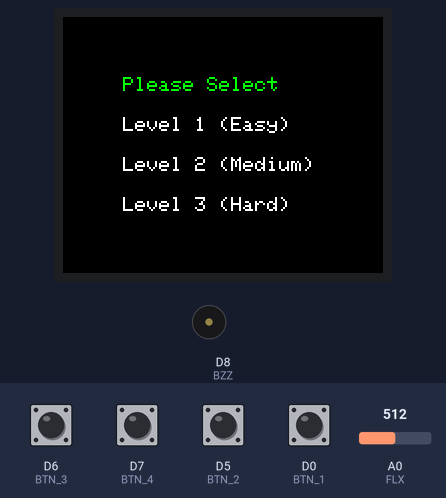
Recording of a sketch running on a simulated ESP8266 (NodeMCU). Parts: 160×128 colour display, buzzer (waves = sounding). The test bench sets the inputs (shaded band); at power-on: D0 (BTN_1), D5 (BTN_2), D6 (BTN_3), D7 (BTN_4) HIGH, A0 (FLX) = 512. Random numbers use the default seed unless the sketch sets one; what the sketch prints to the serial monitor is not drawn.

Above: at 1.3 s.
1.4 s: D6 (BTN_3) pulled LOW for 0.15 s
At 2.67 s:
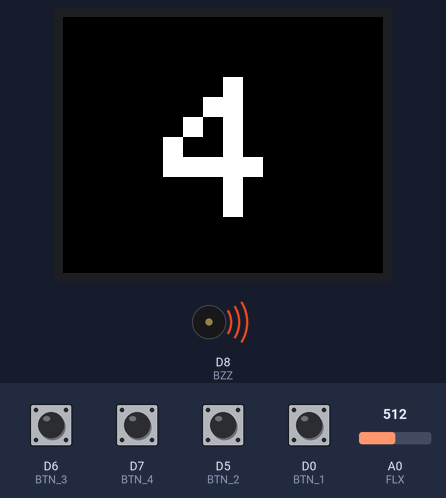
At 3.9 s:
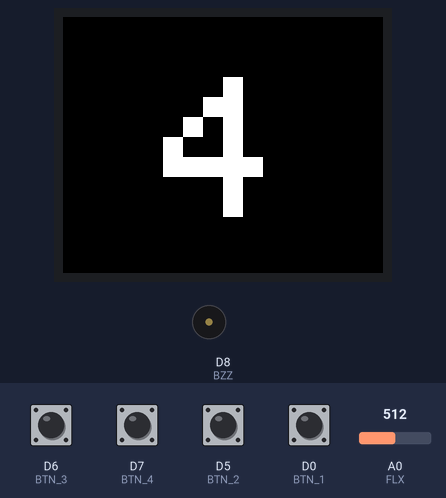
4.2 s: D7 (BTN_4) pulled LOW for 0.15 s
At 6.1 s:
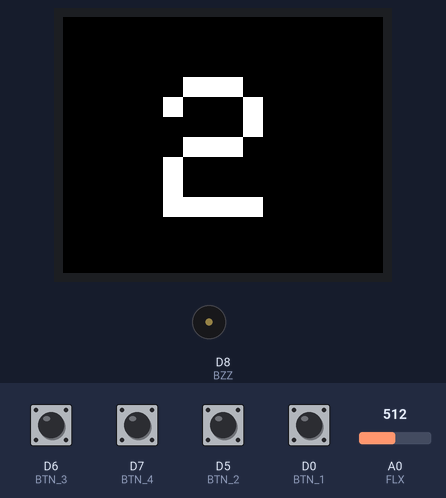
Timing chart, 0 to 7.6 s (numbered marks = the images above; inputs shaded):
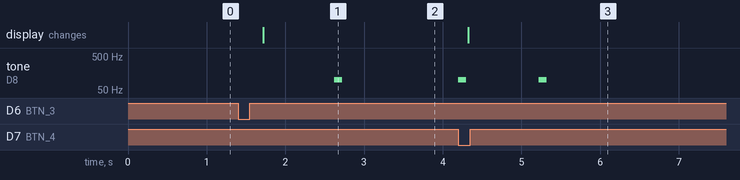

The sketch:

source.ino
```cpp
#include <Adafruit_GFX.h>    //!! Core graphics library
#include <Adafruit_ST7735.h> //!! Hardware-specific library for ST7735
#include <Adafruit_ST7789.h> //!! Hardware-specific library for ST7789
#include <SPI.h>

//!! LCD pin
#define TFT_CS D4
#define TFT_RST D3
#define TFT_DC D2
#define TFT_MOSI D1
#define TFT_SCLK RX

//!! Flex pin
#define FLX A0

//!! Button pin
#define BTN_1 D0
#define BTN_2 D5
#define BTN_3 D6
#define BTN_4 D7

//!! Buzzer pin
#define BZZ D8

// Constant
#define FLEX_VALUE 380
#define FLEX_DIVIDE_VALUE 15

//!! For ST7735-based displays, we will use this call
Adafruit_ST7735 tft = Adafruit_ST7735(TFT_CS, TFT_DC, TFT_MOSI, TFT_SCLK, TFT_RST);

int flx;
int btn1;
int btn2;
int btn3;
int btn4;
int btn1_old = 1;
int buzzerState = 0;

//int oldPage = -1;
int currentPage = 0;
int score = 0;
int roundCount = 0;
int stateBtnPress = LOW;
int randNum = 0;

int timePerLevel = 10;
int scorePerTime = 10;

//home 0
//level_1 1
//level_2 2
//level_3 3
//score 4

void setup(void) {
  Serial.begin(9600);

  //!! init TFT LCD
  tft.initR(INITR_BLACKTAB);
  tft.setRotation(1);
  tft.fillScreen(ST77XX_BLACK);
  // tftPrintAllNum();
  // tftPrintSingleNum(1);
  // tftPrintSingleNum(2);
  // tftPrintSingleNum(3);
  // tftPrintSingleNum(4);

  //!! init Flex Sensor
  pinMode(FLX, INPUT);

  //!! init Button
  pinMode(BTN_1, INPUT);
  pinMode(BTN_2, INPUT_PULLUP);
  pinMode(BTN_3, INPUT_PULLUP);
  pinMode(BTN_4, INPUT_PULLUP);

  tftPrintHome();
}

void loop() {
  flx = analogRead(FLX);
  btn1 = digitalRead(BTN_1);
  btn2 = digitalRead(BTN_2);
  btn3 = digitalRead(BTN_3);
  btn4 = digitalRead(BTN_4);

  process();

//  tftPrintSingleNum(4); // test print number
//  tftPrintHome(); // test print home page
//  tftPrintLevel(); // test print level page
//  tftPrintScore(); // test print score page
//  delay(10000); // test time

  Serial.printf("btn1: %d, btn2: %d, btn3: %d, btn4: %d, flx: %d \n", btn1, btn2, btn3, btn4, flx);
}

void process(){
  delay(100);
  // page check
  switch(currentPage){
    case 0: // Home
      if(btn1 == stateBtnPress)
          currentPage = 1;
      else if(btn2 == stateBtnPress)
          currentPage = 2;
      else if(btn3 == stateBtnPress)
          currentPage = 3;
      score = 0;
      roundCount = 0;
      break;
    case 4: // Score
      tftPrintScore();
      buttonWait(1);
      tftPrintHome();
      currentPage = 0;
      break;
    case 1: // Level 1
    case 2: // Level 2
    case 3: // Level 3
      for(int i = 0; i < timePerLevel; i++){
        randNum = random(1, 5);
        tftPrintSingleNum(randNum);
        for(int j = 0; j < 1 + 3 - currentPage; j++){
          flx = analogRead(FLX);
          btn1 = digitalRead(BTN_1);
          btn2 = digitalRead(BTN_2);
          btn3 = digitalRead(BTN_3);
          btn4 = digitalRead(BTN_4);
          Serial.printf("%d%d%d%d %d page: %d round: %d score: %d \n", btn1, btn2, btn3, btn4, flx, currentPage, roundCount, score);
          delay(900);
          tone(BZZ, 100);
          delay(100);
          noTone(BZZ);
        }
        buttonWait(randNum);
      }
      currentPage = 4;
      break;
  }

//  oldPage = currentPage;
}

void buttonWait(int num){
  switch(num){
    case 1:
    case 4:
      while(1){
        flx = analogRead(FLX);
        btn1 = digitalRead(BTN_1);
        btn2 = digitalRead(BTN_2);
        btn3 = digitalRead(BTN_3);
        btn4 = digitalRead(BTN_4);
        if ((num == 1 && btn1 == stateBtnPress) || (num == 4 && btn4 == stateBtnPress)){
          score += 3;
          roundCount++;
          tone(BZZ, 100);
          delay(100);
          noTone(BZZ);
          return;
        }
      }
      break;
    case 2:
    case 3:
      while(1){
        flx = analogRead(FLX);
        btn1 = digitalRead(BTN_1);
        btn2 = digitalRead(BTN_2);
        btn3 = digitalRead(BTN_3);
        btn4 = digitalRead(BTN_4);
        if ((num == 2 && btn2 == stateBtnPress) || (num == 3 && btn3 == stateBtnPress)){
          if((flx - FLEX_VALUE) * scorePerTime / FLEX_DIVIDE_VALUE > scorePerTime)
            score += scorePerTime;
          else if((flx - FLEX_VALUE) * scorePerTime / FLEX_DIVIDE_VALUE > 0)
            score += (flx - FLEX_VALUE) * scorePerTime / FLEX_DIVIDE_VALUE;
          roundCount++;
          tone(BZZ, 100);
          delay(100);
          noTone(BZZ);
          return;
        }
      }
      break;
  }
}

void tftPrintScore() {
  tft.fillScreen(ST77XX_BLACK);
  tft.setCursor(50, 20);
  tft.setTextColor(ST77XX_GREEN);
  tft.setTextSize(2);
  tft.print("Score");
  tft.setCursor(50, 60);
  tft.setTextColor(ST77XX_WHITE);
  tft.printf("%2d/%2d", score, timePerLevel*scorePerTime);
  tft.setTextSize(1);
  tft.setCursor(40, 100);
  tft.print("Press 1 To Exit");
}

void tftPrintLevel() {
  tft.fillScreen(ST77XX_BLACK);
  tft.setCursor(20, 20);
  tft.setTextColor(ST77XX_GREEN);
  tft.setTextSize(2);
  tft.printf("Level %1d", currentPage);
  tft.setCursor(20, 50);
  tft.setTextColor(ST77XX_WHITE);
  tft.printf("Round %2d/10", roundCount);
  tft.setCursor(20, 80);
  tft.setTextColor(ST77XX_WHITE);
  tft.printf("Score %2d/30", score);
}

void tftPrintHome() {
  tft.fillScreen(ST77XX_BLACK);
  tft.setCursor(30, 30);
  tft.setTextColor(ST77XX_GREEN);
  tft.setTextSize(1);
  tft.print("Please Select");
  tft.setCursor(30, 50);
  tft.setTextColor(ST77XX_WHITE);
  tft.print("Level 1 (Easy)");
  tft.setCursor(30, 70);
  tft.setTextColor(ST77XX_WHITE);
  tft.print("Level 2 (Medium)");
  tft.setCursor(30, 90);
  tft.setTextColor(ST77XX_WHITE);
  tft.print("Level 3 (Hard)");
}

void tftPrintSingleNum(int number) {
  tft.fillScreen(ST77XX_BLACK);
  tft.setCursor(50, 30);
  tft.setTextColor(ST77XX_WHITE);
  tft.setTextSize(10);
  tft.print(number);
}
```

Measured:
- after the input at 1.4 s, tone on D8 (BZZ): silent → 100 Hz after 1.2 s, → silent 0.10 s later; the display: changes after 0.32 s (image 1)
- after the input at 4.2 s, tone on D8 (BZZ): alternates 100 Hz for 0.10 s and silent for 0.92 s, 4 changes in all, then stays silent, starting at once; the display: changes after 0.12 s (image 3)
